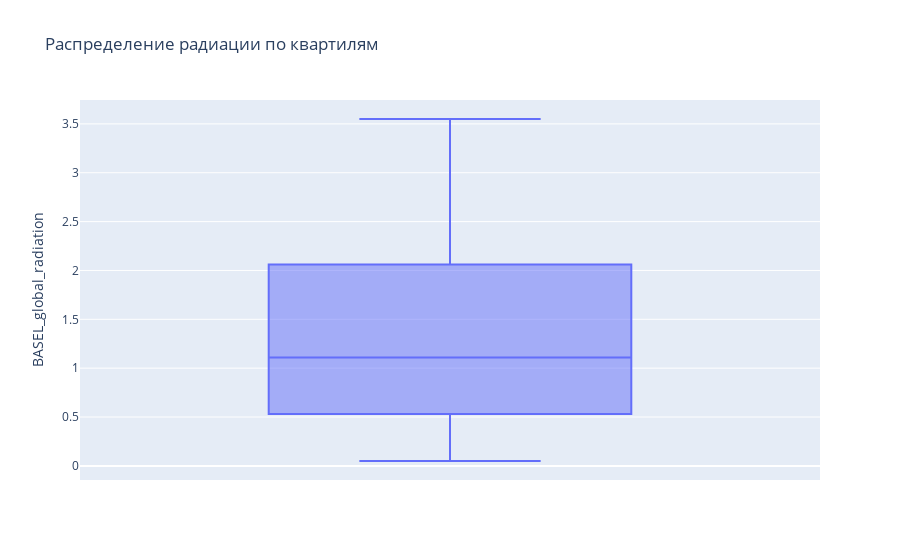

Write notebook code for a chart like this one.
### Markdown cell above
# Boxplot

### Code cell
fig = px.box(df,y='BASEL_global_radiation',title='Распределение радиации по квартилям')
fig.show()

### Figure 1 — Plotly figure (JSON) as saved in the notebook; plotly's stock layout.template omitted (floating-point values rounded to 4 significant figures; data arrays with more than 128 entries replaced by an {"elided": "..."} marker saying what was removed)
{"data": [{"alignmentgroup": "True", "hovertemplate": "BASEL_global_radiation=%{y}<extra></extra>", "legendgroup": "", "marker": {"color": "#636efa"}, "name": "", "notched": false, "offsetgroup": "", "orientation": "v", "showlegend": false, "type": "box", "x0": " ", "xaxis": "x", "y": {"elided": "3654 float values"}, "y0": " ", "yaxis": "y"}], "layout": {"boxmode": "group", "legend": {"tracegroupgap": 0}, "title": {"text": "Распределение радиации по квартилям"}, "xaxis": {"anchor": "y", "domain": [0, 1]}, "yaxis": {"anchor": "x", "domain": [0, 1], "title": {"text": "BASEL_global_radiation"}}}}
